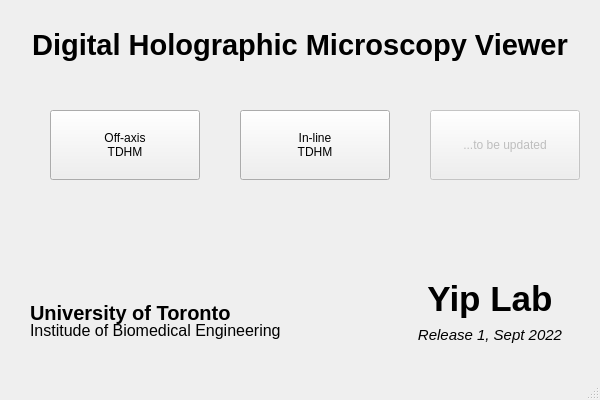
<?xml version="1.0" encoding="UTF-8"?>
<ui version="4.0">
 <class>MainWindow</class>
 <widget class="QMainWindow" name="MainWindow">
  <property name="geometry">
   <rect>
    <x>0</x>
    <y>0</y>
    <width>600</width>
    <height>400</height>
   </rect>
  </property>
  <property name="minimumSize">
   <size>
    <width>600</width>
    <height>400</height>
   </size>
  </property>
  <property name="maximumSize">
   <size>
    <width>600</width>
    <height>400</height>
   </size>
  </property>
  <property name="mouseTracking">
   <bool>false</bool>
  </property>
  <property name="focusPolicy">
   <enum>Qt::TabFocus</enum>
  </property>
  <property name="contextMenuPolicy">
   <enum>Qt::DefaultContextMenu</enum>
  </property>
  <property name="windowTitle">
   <string/>
  </property>
  <property name="locale">
   <locale language="English" country="Canada"/>
  </property>
  <widget class="QWidget" name="centralwidget">
   <widget class="QLabel" name="label">
    <property name="geometry">
     <rect>
      <x>0</x>
      <y>0</y>
      <width>600</width>
      <height>90</height>
     </rect>
    </property>
    <property name="font">
     <font>
      <family>Arial</family>
      <pointsize>22</pointsize>
      <weight>75</weight>
      <italic>false</italic>
      <bold>true</bold>
     </font>
    </property>
    <property name="autoFillBackground">
     <bool>false</bool>
    </property>
    <property name="styleSheet">
     <string notr="true"/>
    </property>
    <property name="text">
     <string>Digital Holographic Microscopy Viewer</string>
    </property>
    <property name="alignment">
     <set>Qt::AlignCenter</set>
    </property>
   </widget>
   <widget class="QPushButton" name="off_axis_TDHM">
    <property name="geometry">
     <rect>
      <x>50</x>
      <y>110</y>
      <width>150</width>
      <height>70</height>
     </rect>
    </property>
    <property name="mouseTracking">
     <bool>true</bool>
    </property>
    <property name="toolTip">
     <string>3D Image with Single wavelenth</string>
    </property>
    <property name="statusTip">
     <string>3D Image with Single wavelenth</string>
    </property>
    <property name="whatsThis">
     <string/>
    </property>
    <property name="styleSheet">
     <string notr="true"/>
    </property>
    <property name="text">
     <string>Off-axis 
TDHM</string>
    </property>
   </widget>
   <widget class="QPushButton" name="in_line_TDHM">
    <property name="geometry">
     <rect>
      <x>240</x>
      <y>110</y>
      <width>150</width>
      <height>70</height>
     </rect>
    </property>
    <property name="mouseTracking">
     <bool>false</bool>
    </property>
    <property name="toolTip">
     <string>3D cell/particle tracking (please block the reference beam)</string>
    </property>
    <property name="statusTip">
     <string>3D cell/particle tracking (please block the reference beam)</string>
    </property>
    <property name="styleSheet">
     <string notr="true"/>
    </property>
    <property name="text">
     <string>In-line 
TDHM</string>
    </property>
   </widget>
   <widget class="QPushButton" name="pushButton_2">
    <property name="enabled">
     <bool>false</bool>
    </property>
    <property name="geometry">
     <rect>
      <x>430</x>
      <y>110</y>
      <width>150</width>
      <height>70</height>
     </rect>
    </property>
    <property name="toolTip">
     <string>&lt;html&gt;&lt;head/&gt;&lt;body&gt;&lt;p&gt;Standard TDHM with double wavelength illumination&lt;/p&gt;&lt;/body&gt;&lt;/html&gt;</string>
    </property>
    <property name="statusTip">
     <string>Standard TDHM with double wavelength illumination</string>
    </property>
    <property name="styleSheet">
     <string notr="true"/>
    </property>
    <property name="text">
     <string>...to be updated</string>
    </property>
   </widget>
   <widget class="QLabel" name="label_3">
    <property name="geometry">
     <rect>
      <x>30</x>
      <y>300</y>
      <width>201</width>
      <height>26</height>
     </rect>
    </property>
    <property name="font">
     <font>
      <family>Arial</family>
      <pointsize>15</pointsize>
      <weight>75</weight>
      <italic>false</italic>
      <bold>true</bold>
     </font>
    </property>
    <property name="styleSheet">
     <string notr="true"/>
    </property>
    <property name="text">
     <string>University of Toronto</string>
    </property>
   </widget>
   <widget class="QLabel" name="label_4">
    <property name="geometry">
     <rect>
      <x>30</x>
      <y>320</y>
      <width>291</width>
      <height>20</height>
     </rect>
    </property>
    <property name="font">
     <font>
      <family>Arial</family>
      <pointsize>12</pointsize>
      <weight>50</weight>
      <italic>false</italic>
      <bold>false</bold>
     </font>
    </property>
    <property name="styleSheet">
     <string notr="true"/>
    </property>
    <property name="text">
     <string>Institude of Biomedical Engineering</string>
    </property>
   </widget>
   <widget class="QWidget" name="verticalLayoutWidget">
    <property name="geometry">
     <rect>
      <x>410</x>
      <y>279</y>
      <width>160</width>
      <height>66</height>
     </rect>
    </property>
    <layout class="QVBoxLayout" name="verticalLayout">
     <item>
      <widget class="QLabel" name="label_2">
       <property name="font">
        <font>
         <family>Arial</family>
         <pointsize>26</pointsize>
         <weight>75</weight>
         <italic>false</italic>
         <bold>true</bold>
        </font>
       </property>
       <property name="styleSheet">
        <string notr="true"/>
       </property>
       <property name="text">
        <string>Yip Lab</string>
       </property>
       <property name="alignment">
        <set>Qt::AlignCenter</set>
       </property>
      </widget>
     </item>
     <item>
      <widget class="QLabel" name="version">
       <property name="maximumSize">
        <size>
         <width>16777215</width>
         <height>20</height>
        </size>
       </property>
       <property name="font">
        <font>
         <family>Arial</family>
         <pointsize>11</pointsize>
         <weight>50</weight>
         <italic>true</italic>
         <bold>false</bold>
        </font>
       </property>
       <property name="styleSheet">
        <string notr="true"/>
       </property>
       <property name="text">
        <string>Release 1, Sept 2022</string>
       </property>
       <property name="alignment">
        <set>Qt::AlignCenter</set>
       </property>
      </widget>
     </item>
    </layout>
   </widget>
  </widget>
  <widget class="QMenuBar" name="menubar">
   <property name="geometry">
    <rect>
     <x>0</x>
     <y>0</y>
     <width>600</width>
     <height>21</height>
    </rect>
   </property>
  </widget>
  <widget class="QStatusBar" name="statusbar"/>
 </widget>
 <resources/>
 <connections/>
</ui>
